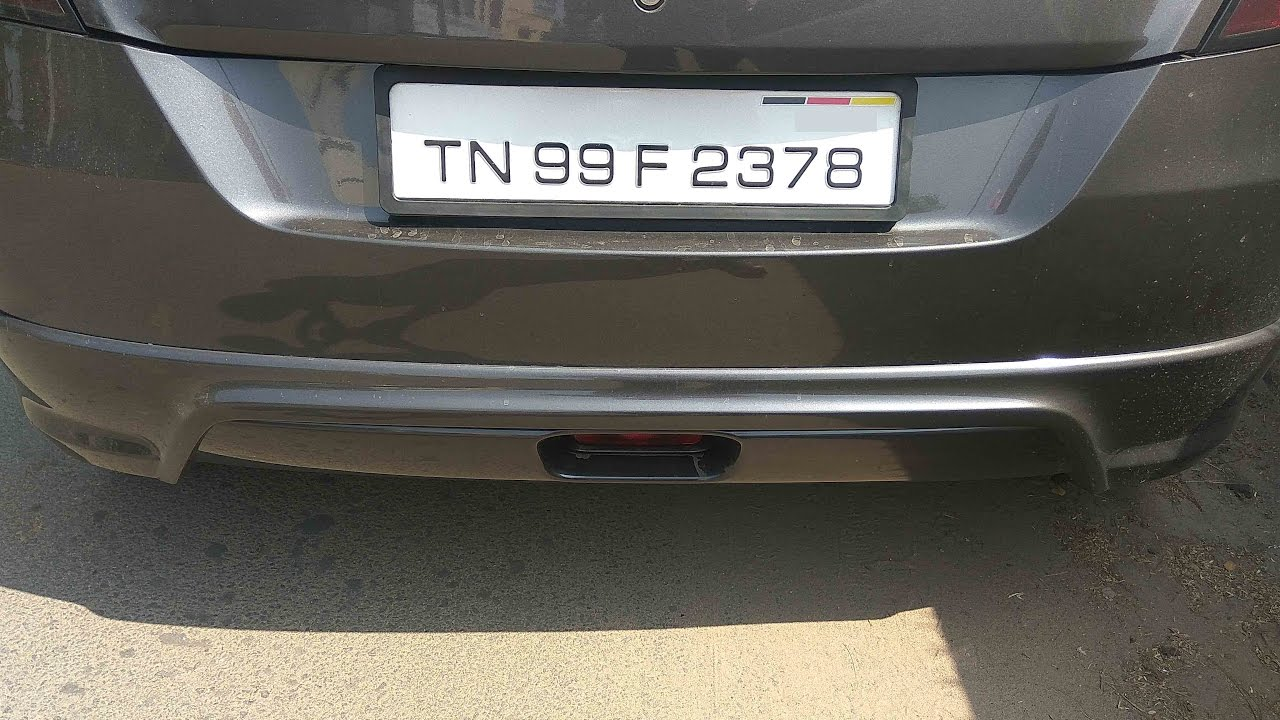
#> input picture b.jpg, 1280 x 720 px, given in place of the camera
$ python 'edge detection_Canny.py'
#> lines starting #> are read from the running program, lines starting #| are printed output that depends on the picture
#> further down, frame is the input picture: shape (720, 1280, 3); mean B, G, R 91.7, 98.5, 100.7
import cv2


def sketch(img):
    # to convert into grayscale
    gray = cv2.cvtColor(img, cv2.COLOR_BGR2GRAY)
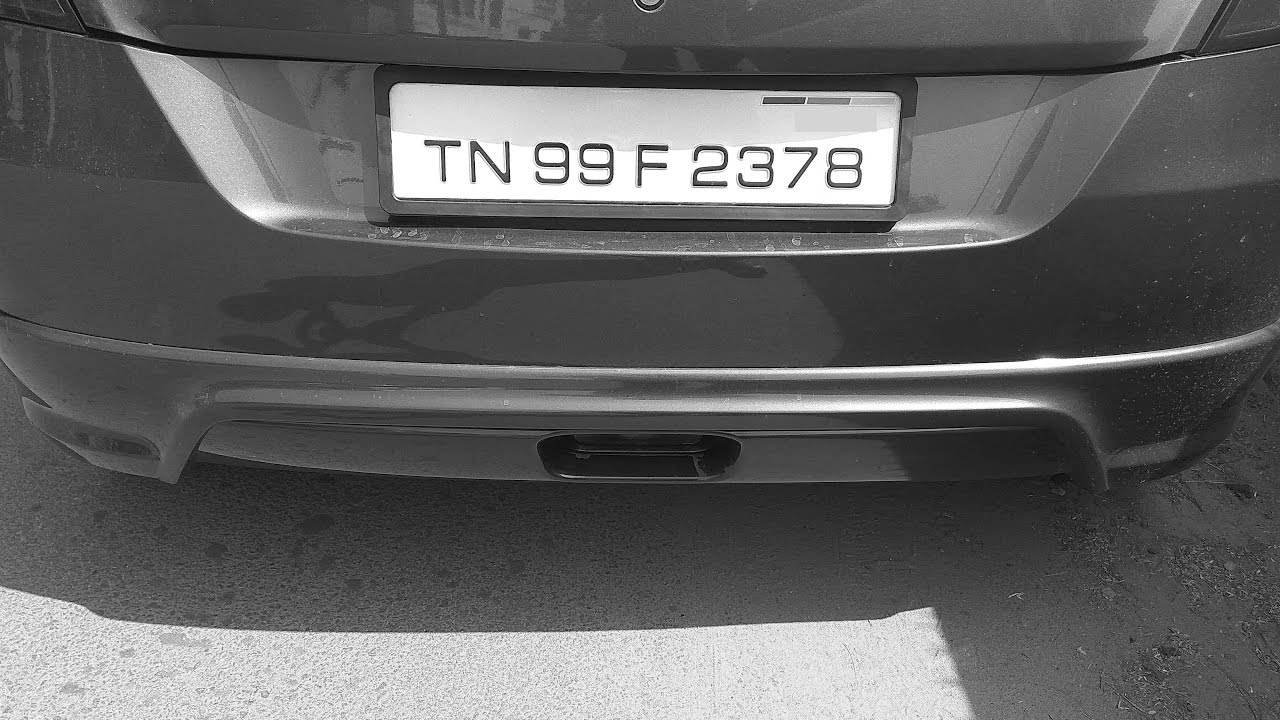
#> gray: shape (720, 1280); min 0, max 255, mean 98.4

    blur = cv2.GaussianBlur(gray,(5,5),10)
    both = cv2.Canny(blur,10,70)
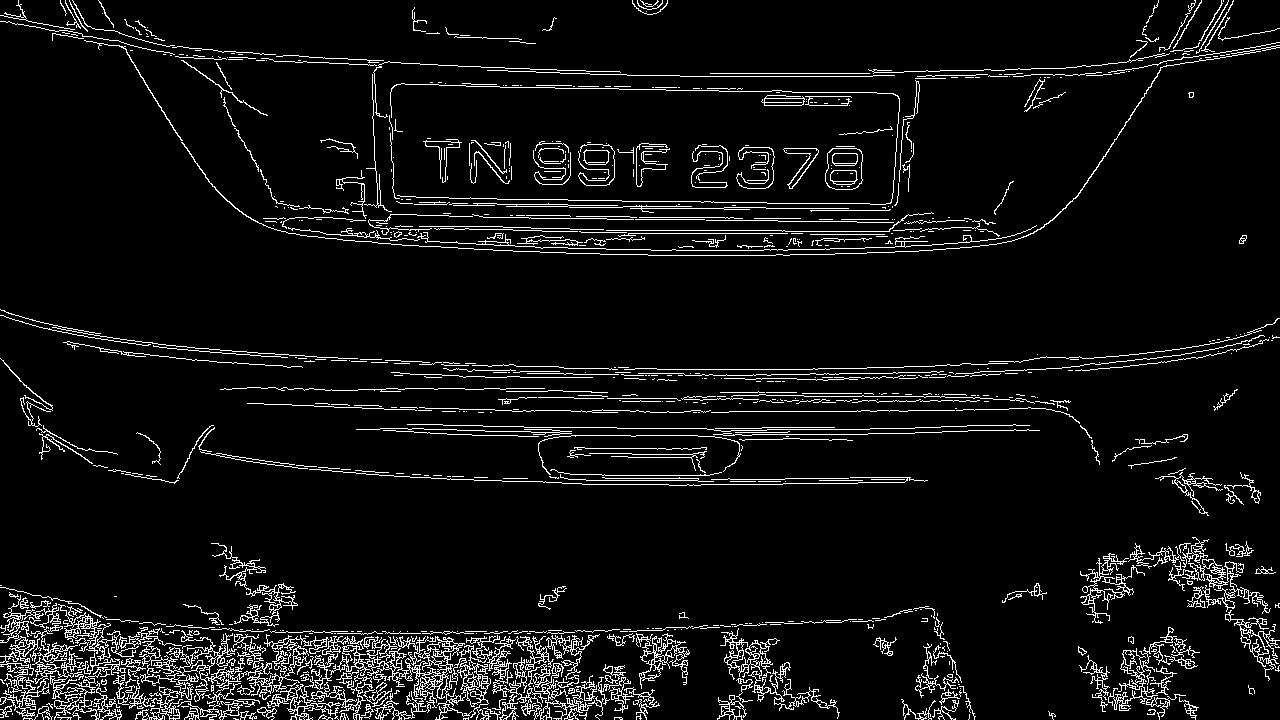
#> both: shape (720, 1280); 6.3% white in thin lines or dots

    ret, bw = cv2.threshold(both, 127, 255, cv2.THRESH_BINARY)
    return bw


cap = cv2.VideoCapture(0)

while True:

    ret, frame = cap.read()
    cv2.imshow("Webcam", sketch(frame))

    if cv2.waitKey(1) & 0xFF == ord('x'):
#> (key x is pressed here)
        break

cap.release()
cv2.destroyAllWindows()

$ run again, on fruits.png
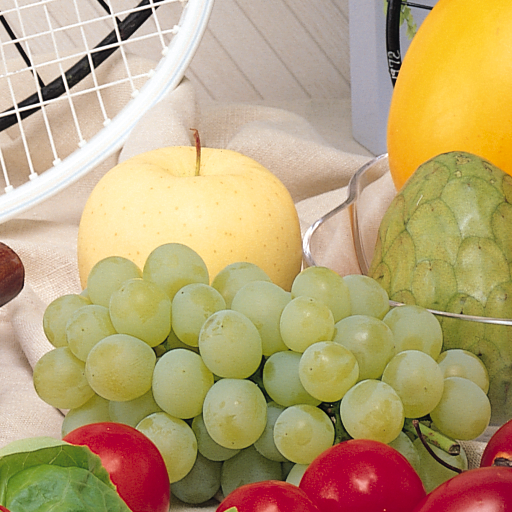
#> input picture fruits.png, 512 x 512 px, given in place of the camera
#> frame is the input picture: shape (512, 512, 3); mean B, G, R 118.3, 163.3, 185.5
#> in sketch, `blur = cv2.GaussianBlur(gray,(5,5),10)`:
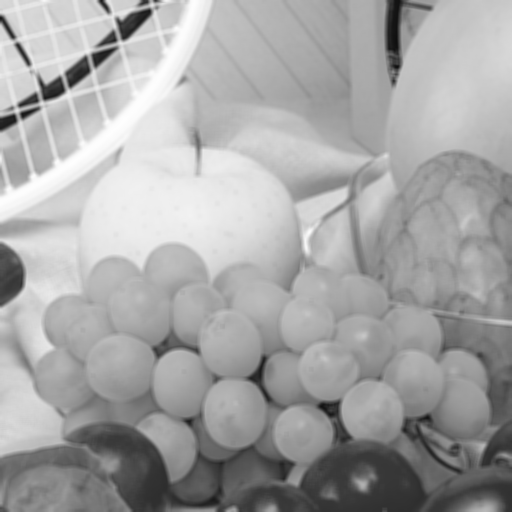
#> blur: shape (512, 512); min 15, max 254, mean 164.8
#> in sketch, `both = cv2.Canny(blur,10,70)`:
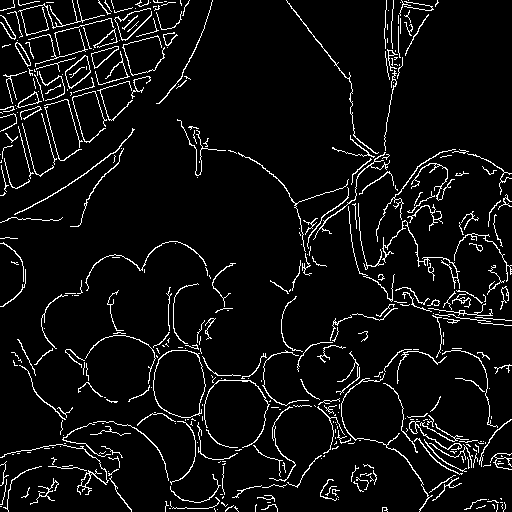
#> both: shape (512, 512); 6% white in thin lines or dots
